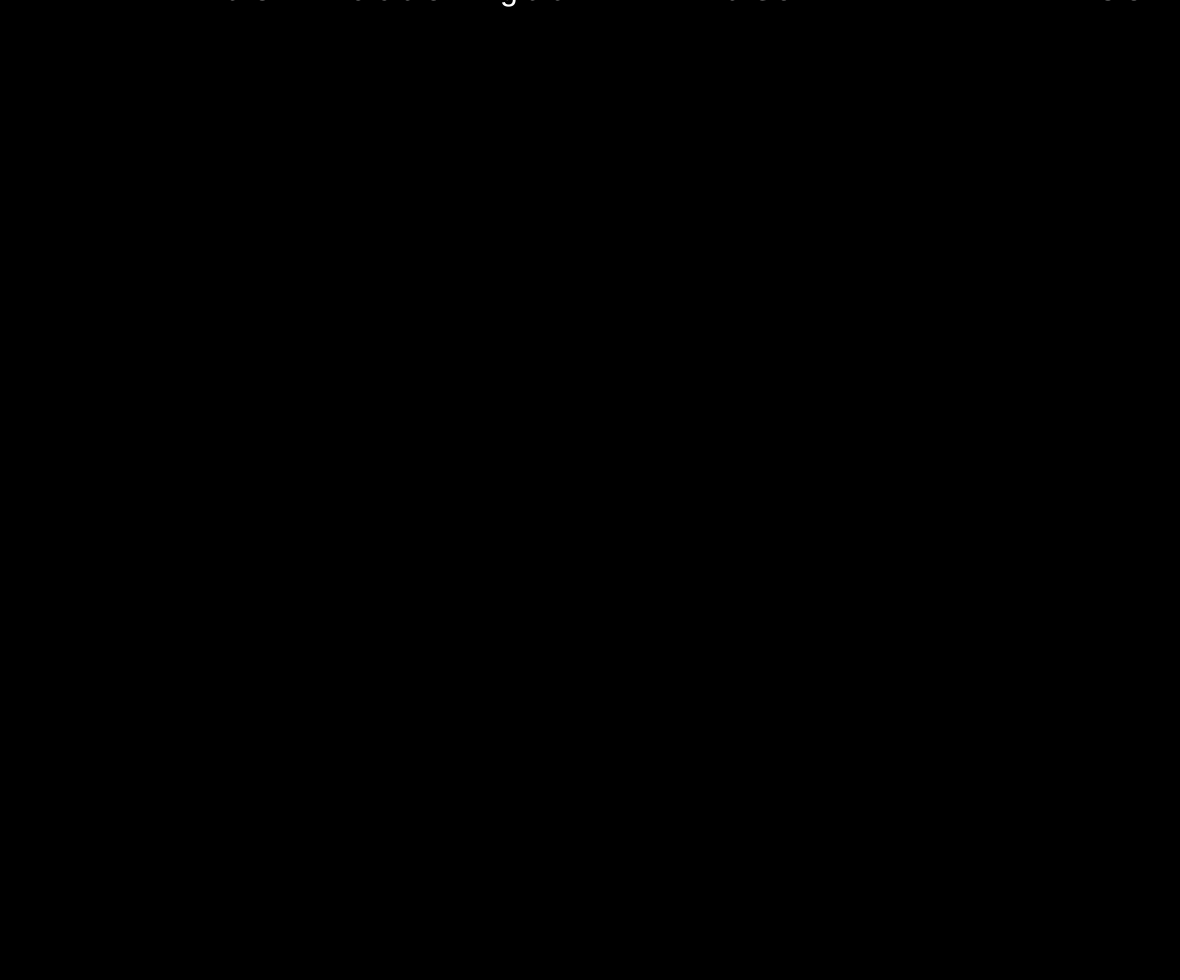
Frame 1 (no input)
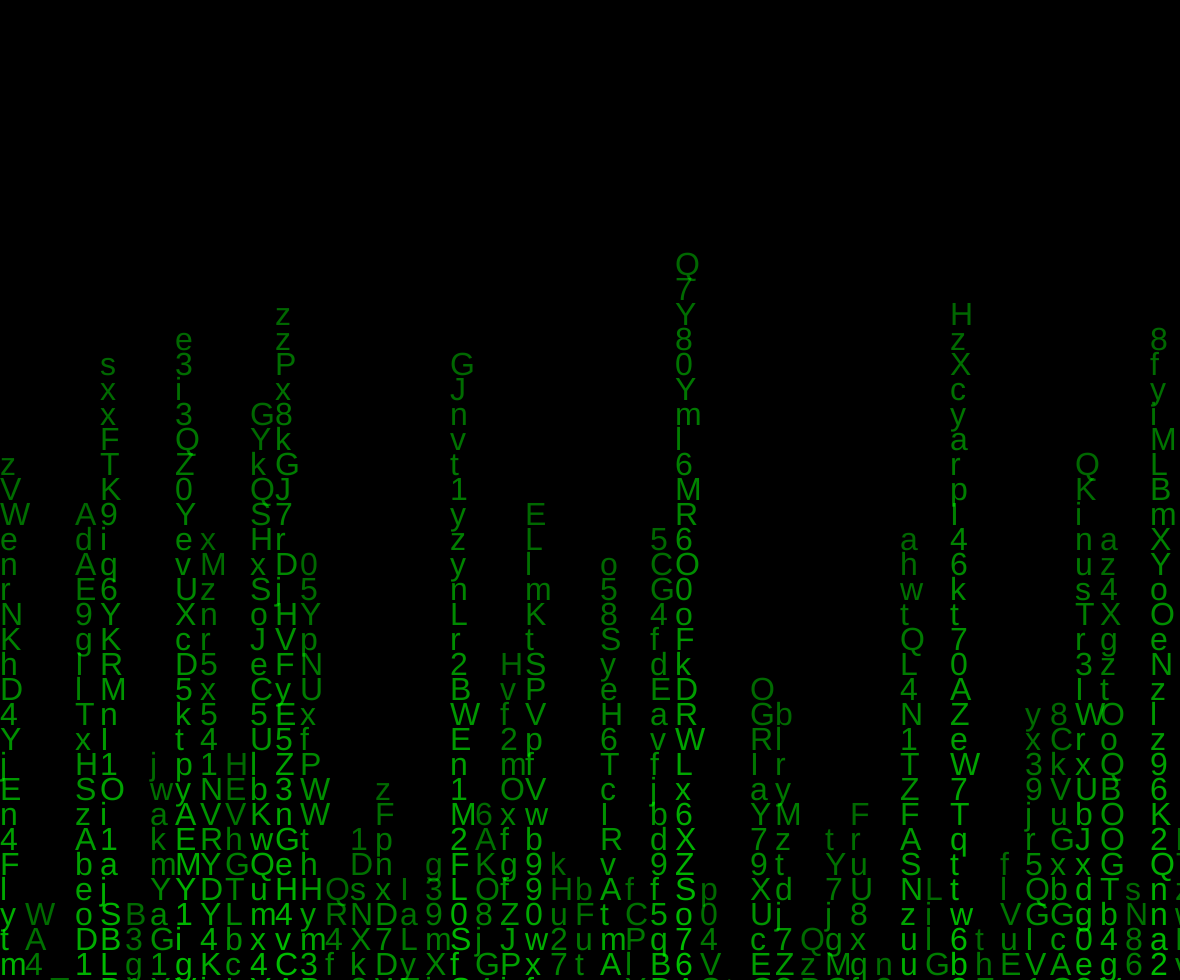
Frame 60 (no input)
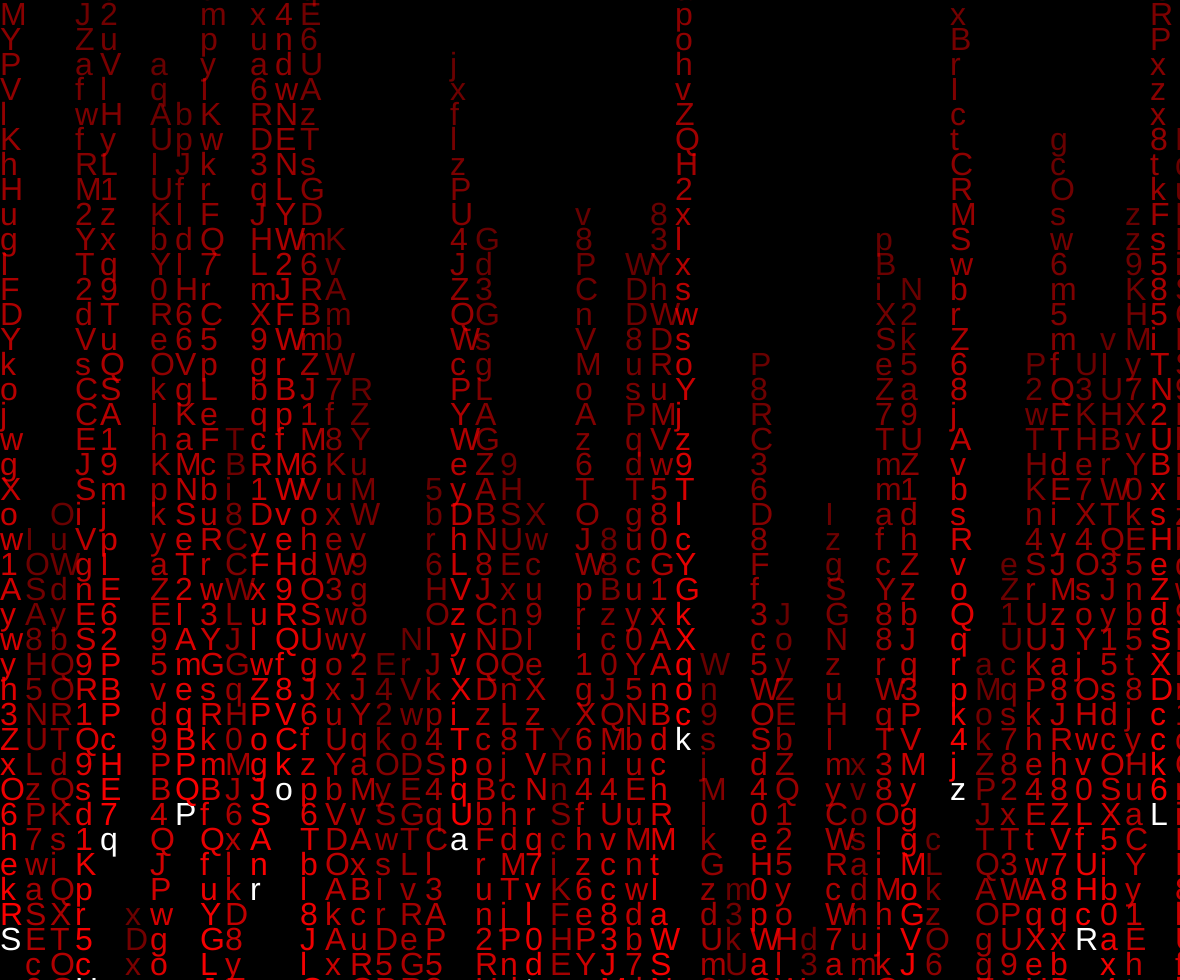
Frame 120 (the mouse pressed at the canvas centre since frame 60)

The p5.js sketch that drew these frames (run headless with seeded random() and noise() and a simulated clock; from frame 60 on, the mouse is pressed at the canvas centre):

// p5.js sketch
// ── sketch.js
let spacing = 25;
let trails = [];
let colorScheme = 1;
let backScheme = 0;

function setup(){
	createCanvas(window.innerWidth - 20, window.innerHeight - 20);
	textSize(32);
	frameRate(35);
	createTrails();
}

function createTrails(){
	for(let i = 0; i < width; i += spacing){
		trails.push(Trail.random(i))
	}
}

function draw(){
	let c = 0;
	if(backScheme == 0){
		c = 0
	}else if(backScheme == 1){
		c = 255
	}
	background(c);
	for(let i = 0; i < trails.length; i++){
		trails[i].draw();
		trails[i].update();
		if(trails[i].dead){
			trails[i] = Trail.random(trails[i].pos.x);
		}
	}
}

function windowResized() {
	resizeCanvas(window.innerWidth - 20, window.innerHeight - 20);
	trails = [];
	createTrails();
}

function keyPressed(){
	if(keyCode > 48 && keyCode <= 57){
		colorScheme = int(key);
	}
	if(key == 'b'){
		backScheme += 1;
		backScheme = backScheme % 2;
	}
}

function mousePressed(){
	colorScheme += 1;
	if(colorScheme > 4){
		colorScheme = 1;
	}
}

// ── trail.js
class Trail{
	constructor(x = 0, y = 0, length = 0, chlist = [], index = 0, topLength = 0){
		this.pos = createVector(x, y);
		this.length = length;
		this.chlist = chlist;
		this.index = index;
		this.topLength = topLength;
		this.dead = false;
	}

	draw(){
		if(this.length == this.topLength){
			if(backScheme == 0){
				fill(255);
			}else if(backScheme == 1){
				fill(0);
			}
		}else{
			let c = this.getColor();
			c.setAlpha(this.length / this.topLength * 155 + 100);
			fill(c);
		}
		text(this.chlist[this.index], this.pos.x, this.pos.y);
		if(this.length > 1){
			new Trail(this.pos.x, this.pos.y - spacing, this.length - 1, this.chlist, this.index + 1, this.topLength).draw();
		}
	}

	update(){
		this.pos.y += spacing;
		this.chlist.unshift(Trail.randomCh());
		if(this.pos.y - this.length * spacing > height){
			this.dead = true;
		}
	}

	getColor(){
		colorMode(RGB);
		if(colorScheme == 1){
			return color(0, 255, 0);
		}else if(colorScheme == 2){
			return color(255, 0, 0);
		}else if(colorScheme == 3){
			return color(0, 0, 255);
		}else if(colorScheme == 4){
			colorMode(HSB);
			return color((this.pos.x + this.pos.y) % 255, 100, this.length / this.topLength * 50 + 50);
		};
		return color(0, 255, 0);

	}

	static random(x){
		let list = Trail.randomChlist();
		return new Trail(x, 0, list.length, list, 0, list.length);
	}

	static randomChlist(){
		let length = int(random(20,50));
		let list = [];
		for(let i = 0; i < length; i++){
			list.push(Trail.randomCh());
		}
		return list;
	}

	static randomCh(){
		let options = ['A','B','C','D','E','F','G','H','I','J','K','L','M','N','O','P','Q','R','S','T','U','V','W','X','Y','Z','a','b','c','d','e','f','g','h','i','j','k','l','m','n','o','p','q','r','s','t','u','v','w','x','y','z','0','1','2','3','4','5','6','7','8','9'];
		return random(options);
	}
}

// ── vectorTrail.js
class VectorTrail extends Trail{
	constructor(x = 0, y = 0, length = 0, chlist = [], index = 0, topLength = 0, angle = 0, steps = 0){
		super(x, y, length, chlist, index, topLength)
		this.dead = false;
		this.angle = angle
		let vx = cos(angle);
		let vy = sin(angle);
		this.vel = createVector(vx, vy);
		this.vel.setMag(spacing);
		this.steps = steps
		this.respawn = false;
	}

	draw(){
		if(this.length == this.topLength){
			if(backScheme == 0){
				fill(255);
			}else if(backScheme == 1){
				fill(0);
			}
		}else{
			let c = this.getColor();
			c.setAlpha(this.length / this.topLength * 155 + 100);
			fill(c);
		}
		text(this.chlist[this.index], this.pos.x, this.pos.y);
		if(this.length > 1 && this.index < this.steps){
			this.dead = new VectorTrail(
				this.pos.x - this.vel.x, 
				this.pos.y - this.vel.y,
				this.length - 1,
				this.chlist,
				this.index + 1,
				this.topLength,
				this.angle,
				this.steps
			).draw();
			return this.dead;
		}
		if(this.pos.x < 0 || this.pos.y < 0 || this.pos.x > width || this.pos.y > height){
			return true;
		}
	}

	update(){
		this.pos.add(this.vel);
		this.steps += 1;
	}

	static burst(angle = 0){
		let list = VectorTrail.randomChlist();
		return new VectorTrail(width/2, height/2, list.length, list, 0, list.length, angle);
	}
}
